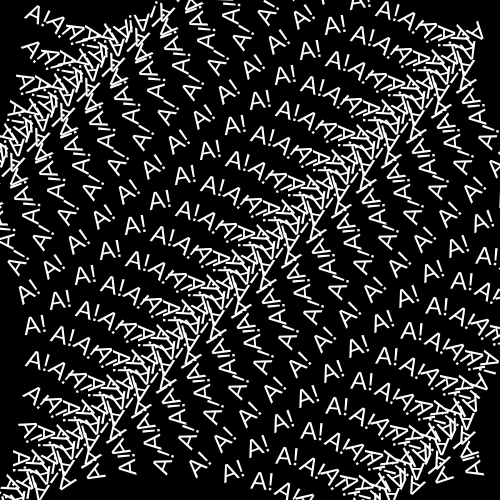
Frame 1 (no input)
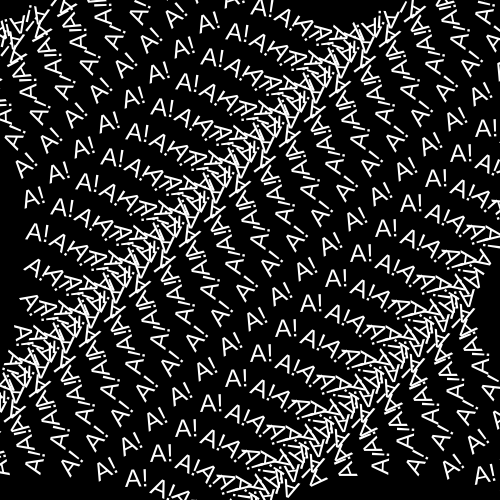
Frame 60 (no input)
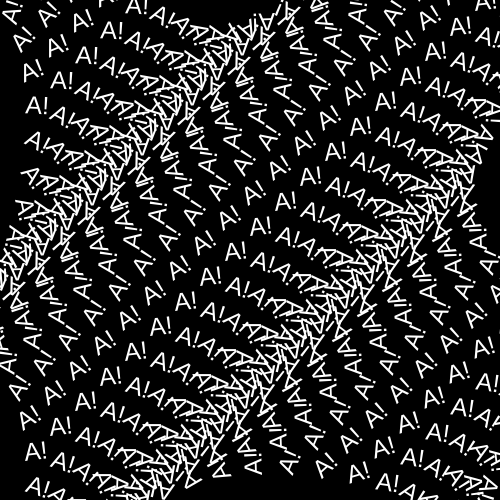
Frame 120 (the mouse pressed at the canvas centre since frame 60)

The p5.js sketch that drew these frames (run headless with seeded random() and noise() and a simulated clock; from frame 60 on, the mouse is pressed at the canvas centre):

// p5.js sketch
// ── sketch.js
var cellH, cellW;
var rows = 20;
var columns = 20;
var r = 0;
function setup(){
    createCanvas(500,500);
    noFill();
    stroke(255);
    cellW = width/columns;
    cellH = height/rows;
    angleMode(DEGREES);
}
function draw(){
    background(0);
    
    for(var i=0; i<columns; i++){
        for(var j=0; j<rows; j++){
        push();
        var x = i * cellW + cellW/2;
        var y = j * cellH + cellH/2;
        translate(x,y);
        rotate(r + x + y);
        //line(-cellW/2,0,cellW/2,0);
        //line(0,-cellH/2,0,cellH/2);
            //ellipse(cellW/2,0,10);
             textFont('Arial');
            noStroke();
            fill(255);
            textSize(cellW);
            text('A!',cellW/2,0);
        pop();
         }   
    }
    r+=2;
}
